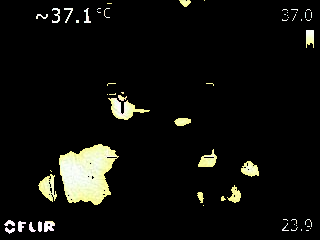
%> input picture data/1.png, 320 x 240 px
$ octave --eval "result = myimfcn(imread('1.png'));"   (GNU Octave 9; MATLAB toolbox functions it lacks are replaced by stand-ins)
%> lines starting %> are read from the running program, lines starting %| are printed output that depends on the picture; in (x1, y1, x2, y2) boxes, pixels count from 0 and x2, y2 are one past the last pixel; in counts of white or black regions, pixels touching at a corner belong together; the program's own positions count from 1
function results = myimfcn(im)
%Image Processing Function
%
% IM      - Input image.
% RESULTS - A scalar structure with the processing results.
%

%--------------------------------------------------------------------------
% Auto-generated by imageBatchProcessor App.
%
% When used by the App, this function will be called for every input image
% file automatically. IM contains the input image as a matrix. RESULTS is a
% scalar structure containing the results of this processing function.
%
%--------------------------------------------------------------------------


% Replace the sample below with your code----------------------------------

if(size(im,3)==3)
    % Convert RGB to grayscale
    imgray = rgb2gray(im);
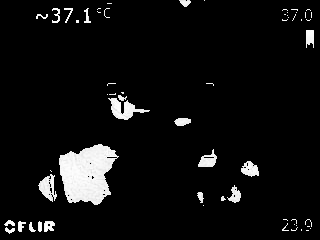
%> imgray: size 240x320 uint8; min 0, max 255, mean 15
else
    imgray = im;
end
ind = rgb2ind(im,2);
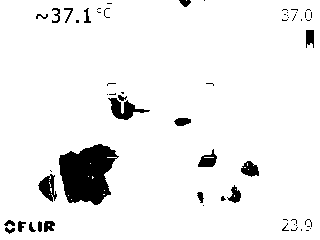
%> ind: size 240x320 uint8; values 0 (black) and 1 (white), 93.8% white; 60 black regions (39 under 20 px), largest, box (x1, y1, x2, y2) and area: (59, 144, 119, 205) 2496, (108, 98, 150, 120) 394, (38, 174, 57, 202) 286
bw = imbinarize(imgray);

results.imgray = imgray;
results.bw     = bw;
results.ind = ind;

%--------------------------------------------------------------------------

$ run again, on data/10.png
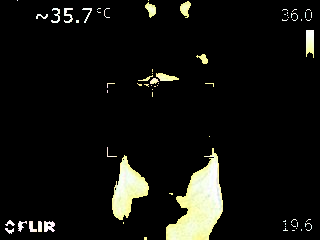
%> input picture data/10.png, 320 x 240 px
%> in myimfcn, `imgray = rgb2gray(im);`:
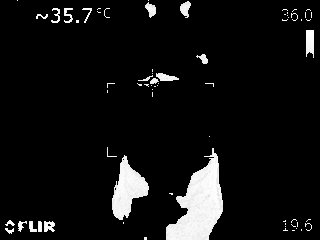
%> imgray: size 240x320 uint8; min 0, max 255, mean 17.4
%> in myimfcn, `ind = rgb2ind(im,2);`:
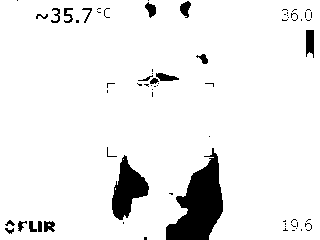
%> ind: size 240x320 uint8; values 0 (black) and 1 (white), 92.9% white; 68 black regions (49 under 20 px), largest, box (x1, y1, x2, y2) and area: (166, 148, 223, 240) 2812, (112, 155, 149, 220) 1258, (306, 30, 314, 58) 194

$ run again, on data/11.png
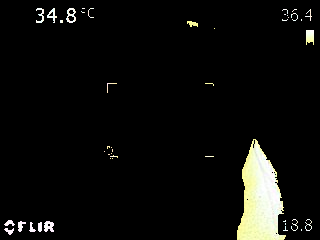
%> input picture data/11.png, 320 x 240 px
%> in myimfcn, `imgray = rgb2gray(im);`:
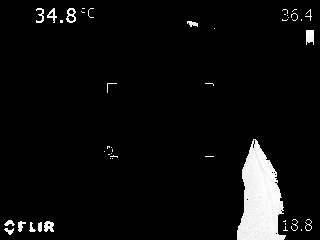
%> imgray: size 240x320 uint8; min 0, max 255, mean 12.8
%> in myimfcn, `ind = rgb2ind(im,2);`:
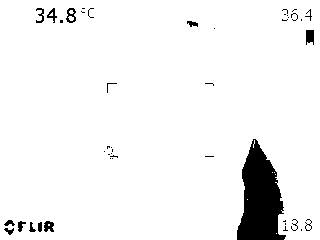
%> ind: size 240x320 uint8; values 0 (black) and 1 (white), 94.8% white; 44 black regions (29 under 20 px), largest, box (x1, y1, x2, y2) and area: (237, 139, 286, 240) 3163, (306, 30, 314, 45) 104, (44, 221, 54, 232) 82

$ run again, on data/12.png
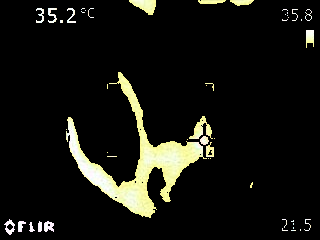
%> input picture data/12.png, 320 x 240 px
%> in myimfcn, `imgray = rgb2gray(im);`:
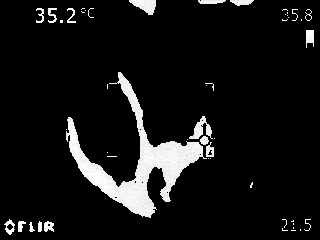
%> imgray: size 240x320 uint8; min 0, max 255, mean 20.2
%> in myimfcn, `ind = rgb2ind(im,2);`:
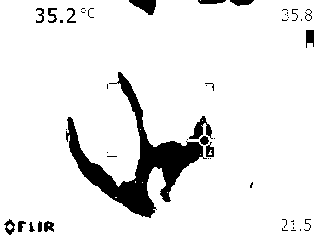
%> ind: size 240x320 uint8; values 0 (black) and 1 (white), 91.7% white; 49 black regions (30 under 20 px), largest, box (x1, y1, x2, y2) and area: (66, 72, 207, 218) 4791, (129, 0, 156, 15) 250, (189, 116, 213, 139) 236
